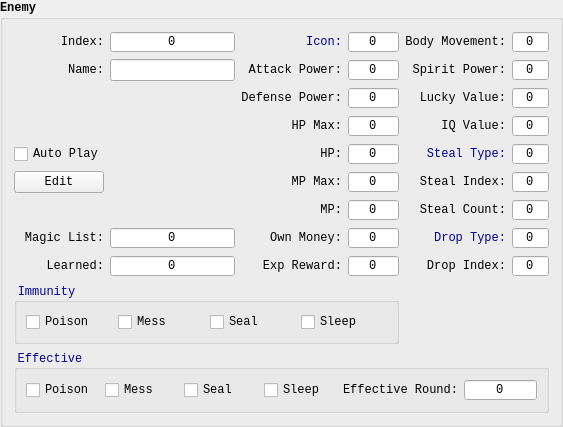
      <widget class="QGroupBox" name="enemyBox">
       <property name="font">
        <font>
         <family>Consolas</family>
         <pointsize>9</pointsize>
         <bold>true</bold>
        </font>
       </property>
       <property name="styleSheet">
        <string notr="true">#enemyBox {
	color: rgb(0, 0, 150);
	font-weight: bold;
}</string>
       </property>
       <property name="title">
        <string>Enemy</string>
       </property>
       <layout class="QGridLayout" name="enemyLayout">
        <item row="5" column="3">
         <widget class="QSpinBox" name="enemyMpMax">
          <property name="font">
           <font>
            <family>Consolas</family>
            <pointsize>9</pointsize>
            <bold>false</bold>
           </font>
          </property>
          <property name="alignment">
           <set>Qt::AlignCenter</set>
          </property>
          <property name="buttonSymbols">
           <enum>QAbstractSpinBox::NoButtons</enum>
          </property>
          <property name="maximum">
           <number>65535</number>
          </property>
         </widget>
        </item>
        <item row="2" column="3">
         <widget class="QSpinBox" name="enemyDefensePower">
          <property name="font">
           <font>
            <family>Consolas</family>
            <pointsize>9</pointsize>
            <bold>false</bold>
           </font>
          </property>
          <property name="alignment">
           <set>Qt::AlignCenter</set>
          </property>
          <property name="buttonSymbols">
           <enum>QAbstractSpinBox::NoButtons</enum>
          </property>
          <property name="maximum">
           <number>9999</number>
          </property>
         </widget>
        </item>
        <item row="0" column="3">
         <widget class="QSpinBox" name="enemyIcon">
          <property name="font">
           <font>
            <family>Consolas</family>
            <pointsize>9</pointsize>
            <bold>false</bold>
           </font>
          </property>
          <property name="alignment">
           <set>Qt::AlignCenter</set>
          </property>
          <property name="buttonSymbols">
           <enum>QAbstractSpinBox::NoButtons</enum>
          </property>
          <property name="maximum">
           <number>255</number>
          </property>
         </widget>
        </item>
        <item row="4" column="2">
         <widget class="QLabel" name="enemyHpLbl">
          <property name="font">
           <font>
            <family>Consolas</family>
            <pointsize>9</pointsize>
            <bold>false</bold>
           </font>
          </property>
          <property name="text">
           <string>HP:</string>
          </property>
          <property name="alignment">
           <set>Qt::AlignRight|Qt::AlignTrailing|Qt::AlignVCenter</set>
          </property>
         </widget>
        </item>
        <item row="6" column="3">
         <widget class="QSpinBox" name="enemyMp">
          <property name="font">
           <font>
            <family>Consolas</family>
            <pointsize>9</pointsize>
            <bold>false</bold>
           </font>
          </property>
          <property name="alignment">
           <set>Qt::AlignCenter</set>
          </property>
          <property name="buttonSymbols">
           <enum>QAbstractSpinBox::NoButtons</enum>
          </property>
          <property name="maximum">
           <number>65535</number>
          </property>
         </widget>
        </item>
        <item row="1" column="2">
         <widget class="QLabel" name="enemyAttackPowerLbl">
          <property name="font">
           <font>
            <family>Consolas</family>
            <pointsize>9</pointsize>
            <bold>false</bold>
           </font>
          </property>
          <property name="text">
           <string>Attack Power:</string>
          </property>
          <property name="alignment">
           <set>Qt::AlignRight|Qt::AlignTrailing|Qt::AlignVCenter</set>
          </property>
         </widget>
        </item>
        <item row="5" column="2">
         <widget class="QLabel" name="enemyMpMaxLbl">
          <property name="font">
           <font>
            <family>Consolas</family>
            <pointsize>9</pointsize>
            <bold>false</bold>
           </font>
          </property>
          <property name="text">
           <string>MP Max:</string>
          </property>
          <property name="alignment">
           <set>Qt::AlignRight|Qt::AlignTrailing|Qt::AlignVCenter</set>
          </property>
         </widget>
        </item>
        <item row="1" column="3">
         <widget class="QSpinBox" name="enemyAttackPower">
          <property name="font">
           <font>
            <family>Consolas</family>
            <pointsize>9</pointsize>
            <bold>false</bold>
           </font>
          </property>
          <property name="alignment">
           <set>Qt::AlignCenter</set>
          </property>
          <property name="buttonSymbols">
           <enum>QAbstractSpinBox::NoButtons</enum>
          </property>
          <property name="maximum">
           <number>9999</number>
          </property>
         </widget>
        </item>
        <item row="3" column="3">
         <widget class="QSpinBox" name="enemyHpMax">
          <property name="font">
           <font>
            <family>Consolas</family>
            <pointsize>9</pointsize>
            <bold>false</bold>
           </font>
          </property>
          <property name="alignment">
           <set>Qt::AlignCenter</set>
          </property>
          <property name="buttonSymbols">
           <enum>QAbstractSpinBox::NoButtons</enum>
          </property>
          <property name="maximum">
           <number>65535</number>
          </property>
         </widget>
        </item>
        <item row="3" column="2">
         <widget class="QLabel" name="enemyHpMaxLbl">
          <property name="font">
           <font>
            <family>Consolas</family>
            <pointsize>9</pointsize>
            <bold>false</bold>
           </font>
          </property>
          <property name="text">
           <string>HP Max:</string>
          </property>
          <property name="alignment">
           <set>Qt::AlignRight|Qt::AlignTrailing|Qt::AlignVCenter</set>
          </property>
         </widget>
        </item>
        <item row="10" column="0" colspan="6">
         <widget class="QGroupBox" name="enemyEffectiveBox">
          <property name="font">
           <font>
            <family>Consolas</family>
            <pointsize>9</pointsize>
            <bold>false</bold>
           </font>
          </property>
          <property name="styleSheet">
           <string notr="true">#enemyEffectiveBox {
	color: rgb(0, 0, 150);
}</string>
          </property>
          <property name="title">
           <string>Effective</string>
          </property>
          <layout class="QHBoxLayout" name="eEffectiveHorLayout">
           <item>
            <widget class="QCheckBox" name="eEffectivePoisonChk">
             <property name="font">
              <font>
               <family>Consolas</family>
               <pointsize>9</pointsize>
               <bold>false</bold>
              </font>
             </property>
             <property name="text">
              <string>Poison</string>
             </property>
            </widget>
           </item>
           <item>
            <widget class="QCheckBox" name="eEffectiveMessChk">
             <property name="font">
              <font>
               <family>Consolas</family>
               <pointsize>9</pointsize>
               <bold>false</bold>
              </font>
             </property>
             <property name="text">
              <string>Mess</string>
             </property>
            </widget>
           </item>
           <item>
            <widget class="QCheckBox" name="eEffectiveSealChk">
             <property name="font">
              <font>
               <family>Consolas</family>
               <pointsize>9</pointsize>
               <bold>false</bold>
              </font>
             </property>
             <property name="text">
              <string>Seal</string>
             </property>
            </widget>
           </item>
           <item>
            <widget class="QCheckBox" name="eEffectiveSleepChk">
             <property name="font">
              <font>
               <family>Consolas</family>
               <pointsize>9</pointsize>
               <bold>false</bold>
              </font>
             </property>
             <property name="text">
              <string>Sleep</string>
             </property>
            </widget>
           </item>
           <item>
            <widget class="QLabel" name="eEffectiveRoundLbl">
             <property name="font">
              <font>
               <family>Consolas</family>
               <pointsize>9</pointsize>
               <bold>false</bold>
              </font>
             </property>
             <property name="text">
              <string>Effective Round:</string>
             </property>
             <property name="alignment">
              <set>Qt::AlignRight|Qt::AlignTrailing|Qt::AlignVCenter</set>
             </property>
            </widget>
           </item>
           <item>
            <widget class="QSpinBox" name="eEffectiveRound">
             <property name="font">
              <font>
               <family>Consolas</family>
               <pointsize>9</pointsize>
               <bold>false</bold>
              </font>
             </property>
             <property name="alignment">
              <set>Qt::AlignCenter</set>
             </property>
             <property name="buttonSymbols">
              <enum>QAbstractSpinBox::NoButtons</enum>
             </property>
             <property name="maximum">
              <number>9</number>
             </property>
            </widget>
           </item>
          </layout>
         </widget>
        </item>
        <item row="0" column="2">
         <widget class="QLabel" name="enemyIconLbl">
          <property name="font">
           <font>
            <family>Consolas</family>
            <pointsize>9</pointsize>
            <bold>false</bold>
           </font>
          </property>
          <property name="styleSheet">
           <string notr="true">QLabel{ color: rgb(0, 0, 150); }</string>
          </property>
          <property name="text">
           <string>Icon:</string>
          </property>
          <property name="alignment">
           <set>Qt::AlignRight|Qt::AlignTrailing|Qt::AlignVCenter</set>
          </property>
         </widget>
        </item>
        <item row="1" column="1">
         <widget class="QLineEdit" name="enemyName">
          <property name="sizePolicy">
           <sizepolicy hsizetype="Minimum" vsizetype="Fixed">
            <horstretch>0</horstretch>
            <verstretch>0</verstretch>
           </sizepolicy>
          </property>
          <property name="font">
           <font>
            <family>Consolas</family>
            <pointsize>9</pointsize>
            <bold>false</bold>
           </font>
          </property>
          <property name="alignment">
           <set>Qt::AlignCenter</set>
          </property>
         </widget>
        </item>
        <item row="1" column="0">
         <widget class="QLabel" name="enemyNameLbl">
          <property name="font">
           <font>
            <family>Consolas</family>
            <pointsize>9</pointsize>
            <bold>false</bold>
           </font>
          </property>
          <property name="text">
           <string>Name:</string>
          </property>
          <property name="alignment">
           <set>Qt::AlignRight|Qt::AlignTrailing|Qt::AlignVCenter</set>
          </property>
         </widget>
        </item>
        <item row="2" column="2">
         <widget class="QLabel" name="enemyDefensePowerLbl">
          <property name="font">
           <font>
            <family>Consolas</family>
            <pointsize>9</pointsize>
            <bold>false</bold>
           </font>
          </property>
          <property name="text">
           <string>Defense Power:</string>
          </property>
          <property name="alignment">
           <set>Qt::AlignRight|Qt::AlignTrailing|Qt::AlignVCenter</set>
          </property>
         </widget>
        </item>
        <item row="9" column="0" colspan="4">
         <widget class="QGroupBox" name="enemyImmunityBox">
          <property name="font">
           <font>
            <family>Consolas</family>
            <pointsize>9</pointsize>
            <bold>false</bold>
           </font>
          </property>
          <property name="styleSheet">
           <string notr="true">#enemyImmunityBox {
	color: rgb(0, 0, 150);
}</string>
          </property>
          <property name="title">
           <string>Immunity</string>
          </property>
          <layout class="QHBoxLayout" name="eImmunityHorLayout">
           <item>
            <widget class="QCheckBox" name="eImmunityPoisonChk">
             <property name="font">
              <font>
               <family>Consolas</family>
               <pointsize>9</pointsize>
               <bold>false</bold>
              </font>
             </property>
             <property name="text">
              <string>Poison</string>
             </property>
            </widget>
           </item>
           <item>
            <widget class="QCheckBox" name="eImmunityMessChk">
             <property name="font">
              <font>
               <family>Consolas</family>
               <pointsize>9</pointsize>
               <bold>false</bold>
              </font>
             </property>
             <property name="text">
              <string>Mess</string>
             </property>
            </widget>
           </item>
           <item>
            <widget class="QCheckBox" name="eImmunitySealChk">
             <property name="font">
              <font>
               <family>Consolas</family>
               <pointsize>9</pointsize>
               <bold>false</bold>
              </font>
             </property>
             <property name="text">
              <string>Seal</string>
             </property>
            </widget>
           </item>
           <item>
            <widget class="QCheckBox" name="eImmunitySleepChk">
             <property name="font">
              <font>
               <family>Consolas</family>
               <pointsize>9</pointsize>
               <bold>false</bold>
              </font>
             </property>
             <property name="text">
              <string>Sleep</string>
             </property>
            </widget>
           </item>
          </layout>
         </widget>
        </item>
        <item row="6" column="2">
         <widget class="QLabel" name="enemyMpLbl">
          <property name="font">
           <font>
            <family>Consolas</family>
            <pointsize>9</pointsize>
            <bold>false</bold>
           </font>
          </property>
          <property name="text">
           <string>MP:</string>
          </property>
          <property name="alignment">
           <set>Qt::AlignRight|Qt::AlignTrailing|Qt::AlignVCenter</set>
          </property>
         </widget>
        </item>
        <item row="0" column="0">
         <widget class="QLabel" name="enemyIdxLbl">
          <property name="font">
           <font>
            <family>Consolas</family>
            <pointsize>9</pointsize>
            <bold>false</bold>
           </font>
          </property>
          <property name="text">
           <string>Index:</string>
          </property>
          <property name="alignment">
           <set>Qt::AlignRight|Qt::AlignTrailing|Qt::AlignVCenter</set>
          </property>
         </widget>
        </item>
        <item row="0" column="1">
         <widget class="QSpinBox" name="enemyIdx">
          <property name="font">
           <font>
            <family>Consolas</family>
            <pointsize>9</pointsize>
            <bold>false</bold>
           </font>
          </property>
          <property name="alignment">
           <set>Qt::AlignCenter</set>
          </property>
          <property name="buttonSymbols">
           <enum>QAbstractSpinBox::NoButtons</enum>
          </property>
          <property name="maximum">
           <number>255</number>
          </property>
         </widget>
        </item>
        <item row="4" column="3">
         <widget class="QSpinBox" name="enemyHp">
          <property name="font">
           <font>
            <family>Consolas</family>
            <pointsize>9</pointsize>
            <bold>false</bold>
           </font>
          </property>
          <property name="alignment">
           <set>Qt::AlignCenter</set>
          </property>
          <property name="buttonSymbols">
           <enum>QAbstractSpinBox::NoButtons</enum>
          </property>
          <property name="maximum">
           <number>65535</number>
          </property>
         </widget>
        </item>
        <item row="2" column="1" rowspan="4">
         <widget class="IconView" name="enemyIconView" native="true">
          <property name="minimumSize">
           <size>
            <width>100</width>
            <height>100</height>
           </size>
          </property>
          <property name="maximumSize">
           <size>
            <width>100</width>
            <height>100</height>
           </size>
          </property>
          <property name="font">
           <font>
            <family>Consolas</family>
            <bold>false</bold>
           </font>
          </property>
         </widget>
        </item>
        <item row="7" column="2">
         <widget class="QLabel" name="enemyOwnMoneyLbl">
          <property name="font">
           <font>
            <family>Consolas</family>
            <pointsize>9</pointsize>
            <bold>false</bold>
           </font>
          </property>
          <property name="text">
           <string>Own Money:</string>
          </property>
          <property name="alignment">
           <set>Qt::AlignRight|Qt::AlignTrailing|Qt::AlignVCenter</set>
          </property>
         </widget>
        </item>
        <item row="7" column="3">
         <widget class="QSpinBox" name="enemyOwnMoney">
          <property name="font">
           <font>
            <family>Consolas</family>
            <pointsize>9</pointsize>
            <bold>false</bold>
           </font>
          </property>
          <property name="alignment">
           <set>Qt::AlignCenter</set>
          </property>
          <property name="buttonSymbols">
           <enum>QAbstractSpinBox::NoButtons</enum>
          </property>
          <property name="maximum">
           <number>65535</number>
          </property>
         </widget>
        </item>
        <item row="8" column="2">
         <widget class="QLabel" name="enemyExpRewareLbl">
          <property name="font">
           <font>
            <family>Consolas</family>
            <pointsize>9</pointsize>
            <bold>false</bold>
           </font>
          </property>
          <property name="text">
           <string>Exp Reward:</string>
          </property>
          <property name="alignment">
           <set>Qt::AlignRight|Qt::AlignTrailing|Qt::AlignVCenter</set>
          </property>
         </widget>
        </item>
        <item row="8" column="3">
         <widget class="QSpinBox" name="enemyExpReward">
          <property name="font">
           <font>
            <family>Consolas</family>
            <pointsize>9</pointsize>
            <bold>false</bold>
           </font>
          </property>
          <property name="alignment">
           <set>Qt::AlignCenter</set>
          </property>
          <property name="buttonSymbols">
           <enum>QAbstractSpinBox::NoButtons</enum>
          </property>
          <property name="maximum">
           <number>65535</number>
          </property>
         </widget>
        </item>
        <item row="7" column="0">
         <widget class="QLabel" name="enemyMagicListLbl">
          <property name="font">
           <font>
            <family>Consolas</family>
            <pointsize>9</pointsize>
            <bold>false</bold>
           </font>
          </property>
          <property name="text">
           <string>Magic List:</string>
          </property>
          <property name="alignment">
           <set>Qt::AlignRight|Qt::AlignTrailing|Qt::AlignVCenter</set>
          </property>
         </widget>
        </item>
        <item row="7" column="1">
         <widget class="QSpinBox" name="enemyMagicList">
          <property name="font">
           <font>
            <family>Consolas</family>
            <pointsize>9</pointsize>
            <bold>false</bold>
           </font>
          </property>
          <property name="alignment">
           <set>Qt::AlignCenter</set>
          </property>
          <property name="buttonSymbols">
           <enum>QAbstractSpinBox::NoButtons</enum>
          </property>
         </widget>
        </item>
        <item row="8" column="0">
         <widget class="QLabel" name="enemyLearnedLbl">
          <property name="font">
           <font>
            <family>Consolas</family>
            <pointsize>9</pointsize>
            <bold>false</bold>
           </font>
          </property>
          <property name="text">
           <string>Learned:</string>
          </property>
          <property name="alignment">
           <set>Qt::AlignRight|Qt::AlignTrailing|Qt::AlignVCenter</set>
          </property>
         </widget>
        </item>
        <item row="8" column="1">
         <widget class="QSpinBox" name="enemyLearned">
          <property name="font">
           <font>
            <family>Consolas</family>
            <pointsize>9</pointsize>
            <bold>false</bold>
           </font>
          </property>
          <property name="alignment">
           <set>Qt::AlignCenter</set>
          </property>
          <property name="buttonSymbols">
           <enum>QAbstractSpinBox::NoButtons</enum>
          </property>
         </widget>
        </item>
        <item row="0" column="4">
         <widget class="QLabel" name="enemyBodyMovementLbl">
          <property name="font">
           <font>
            <family>Consolas</family>
            <pointsize>9</pointsize>
            <bold>false</bold>
           </font>
          </property>
          <property name="text">
           <string>Body Movement:</string>
          </property>
          <property name="alignment">
           <set>Qt::AlignRight|Qt::AlignTrailing|Qt::AlignVCenter</set>
          </property>
         </widget>
        </item>
        <item row="1" column="4">
         <widget class="QLabel" name="enemySpiritPowerLbl">
          <property name="font">
           <font>
            <family>Consolas</family>
            <pointsize>9</pointsize>
            <bold>false</bold>
           </font>
          </property>
          <property name="text">
           <string>Spirit Power:</string>
          </property>
          <property name="alignment">
           <set>Qt::AlignRight|Qt::AlignTrailing|Qt::AlignVCenter</set>
          </property>
         </widget>
        </item>
        <item row="0" column="5">
         <widget class="QSpinBox" name="enemyBodyMovement">
          <property name="font">
           <font>
            <family>Consolas</family>
            <pointsize>9</pointsize>
            <bold>false</bold>
           </font>
          </property>
          <property name="alignment">
           <set>Qt::AlignCenter</set>
          </property>
          <property name="buttonSymbols">
           <enum>QAbstractSpinBox::NoButtons</enum>
          </property>
          <property name="maximum">
           <number>255</number>
          </property>
         </widget>
        </item>
        <item row="1" column="5">
         <widget class="QSpinBox" name="enemySpiritPower">
          <property name="font">
           <font>
            <family>Consolas</family>
            <pointsize>9</pointsize>
            <bold>false</bold>
           </font>
          </property>
          <property name="alignment">
           <set>Qt::AlignCenter</set>
          </property>
          <property name="buttonSymbols">
           <enum>QAbstractSpinBox::NoButtons</enum>
          </property>
          <property name="maximum">
           <number>255</number>
          </property>
         </widget>
        </item>
        <item row="2" column="4">
         <widget class="QLabel" name="enemyLuckyValueLbl">
          <property name="font">
           <font>
            <family>Consolas</family>
            <pointsize>9</pointsize>
            <bold>false</bold>
           </font>
          </property>
          <property name="text">
           <string>Lucky Value:</string>
          </property>
          <property name="alignment">
           <set>Qt::AlignRight|Qt::AlignTrailing|Qt::AlignVCenter</set>
          </property>
         </widget>
        </item>
        <item row="2" column="5">
         <widget class="QSpinBox" name="enemyLuckyValue">
          <property name="font">
           <font>
            <family>Consolas</family>
            <pointsize>9</pointsize>
            <bold>false</bold>
           </font>
          </property>
          <property name="alignment">
           <set>Qt::AlignCenter</set>
          </property>
          <property name="buttonSymbols">
           <enum>QAbstractSpinBox::NoButtons</enum>
          </property>
          <property name="maximum">
           <number>255</number>
          </property>
         </widget>
        </item>
        <item row="3" column="4">
         <widget class="QLabel" name="enemyIQValueLbl">
          <property name="font">
           <font>
            <family>Consolas</family>
            <pointsize>9</pointsize>
            <bold>false</bold>
           </font>
          </property>
          <property name="text">
           <string>IQ Value:</string>
          </property>
          <property name="alignment">
           <set>Qt::AlignRight|Qt::AlignTrailing|Qt::AlignVCenter</set>
          </property>
         </widget>
        </item>
        <item row="3" column="5">
         <widget class="QSpinBox" name="enemyIQValue">
          <property name="font">
           <font>
            <family>Consolas</family>
            <pointsize>9</pointsize>
            <bold>false</bold>
           </font>
          </property>
          <property name="alignment">
           <set>Qt::AlignCenter</set>
          </property>
          <property name="buttonSymbols">
           <enum>QAbstractSpinBox::NoButtons</enum>
          </property>
          <property name="maximum">
           <number>255</number>
          </property>
         </widget>
        </item>
        <item row="4" column="4">
         <widget class="QLabel" name="enemyStealTypeLbl">
          <property name="font">
           <font>
            <family>Consolas</family>
            <pointsize>9</pointsize>
            <bold>false</bold>
           </font>
          </property>
          <property name="styleSheet">
           <string notr="true">QLabel{ color: rgb(0, 0, 150); }</string>
          </property>
          <property name="text">
           <string>Steal Type:</string>
          </property>
          <property name="alignment">
           <set>Qt::AlignRight|Qt::AlignTrailing|Qt::AlignVCenter</set>
          </property>
         </widget>
        </item>
        <item row="4" column="5">
         <widget class="QSpinBox" name="enemyStealType">
          <property name="font">
           <font>
            <family>Consolas</family>
            <pointsize>9</pointsize>
            <bold>false</bold>
           </font>
          </property>
          <property name="alignment">
           <set>Qt::AlignCenter</set>
          </property>
          <property name="buttonSymbols">
           <enum>QAbstractSpinBox::NoButtons</enum>
          </property>
         </widget>
        </item>
        <item row="5" column="4">
         <widget class="QLabel" name="enemyStealIndexLbl">
          <property name="font">
           <font>
            <family>Consolas</family>
            <pointsize>9</pointsize>
            <bold>false</bold>
           </font>
          </property>
          <property name="text">
           <string>Steal Index:</string>
          </property>
          <property name="alignment">
           <set>Qt::AlignRight|Qt::AlignTrailing|Qt::AlignVCenter</set>
          </property>
         </widget>
        </item>
        <item row="5" column="5">
         <widget class="QSpinBox" name="enemyStealIndex">
          <property name="font">
           <font>
            <family>Consolas</family>
            <pointsize>9</pointsize>
            <bold>false</bold>
           </font>
          </property>
          <property name="alignment">
           <set>Qt::AlignCenter</set>
          </property>
          <property name="buttonSymbols">
           <enum>QAbstractSpinBox::NoButtons</enum>
          </property>
         </widget>
        </item>
        <item row="6" column="4">
         <widget class="QLabel" name="enemyStealCountLbl">
          <property name="font">
           <font>
            <family>Consolas</family>
            <pointsize>9</pointsize>
            <bold>false</bold>
           </font>
          </property>
          <property name="text">
           <string>Steal Count:</string>
          </property>
          <property name="alignment">
           <set>Qt::AlignRight|Qt::AlignTrailing|Qt::AlignVCenter</set>
          </property>
         </widget>
        </item>
        <item row="6" column="5">
         <widget class="QSpinBox" name="enemyStealCount">
          <property name="font">
           <font>
            <family>Consolas</family>
            <pointsize>9</pointsize>
            <bold>false</bold>
           </font>
          </property>
          <property name="alignment">
           <set>Qt::AlignCenter</set>
          </property>
          <property name="buttonSymbols">
           <enum>QAbstractSpinBox::NoButtons</enum>
          </property>
         </widget>
        </item>
        <item row="7" column="4">
         <widget class="QLabel" name="enemyDropTypeLbl">
          <property name="font">
           <font>
            <family>Consolas</family>
            <pointsize>9</pointsize>
            <bold>false</bold>
           </font>
          </property>
          <property name="styleSheet">
           <string notr="true">QLabel{ color: rgb(0, 0, 150); }</string>
          </property>
          <property name="text">
           <string>Drop Type:</string>
          </property>
          <property name="alignment">
           <set>Qt::AlignRight|Qt::AlignTrailing|Qt::AlignVCenter</set>
          </property>
         </widget>
        </item>
        <item row="8" column="4">
         <widget class="QLabel" name="enemyDropIndexLbl">
          <property name="font">
           <font>
            <family>Consolas</family>
            <pointsize>9</pointsize>
            <bold>false</bold>
           </font>
          </property>
          <property name="text">
           <string>Drop Index:</string>
          </property>
          <property name="alignment">
           <set>Qt::AlignRight|Qt::AlignTrailing|Qt::AlignVCenter</set>
          </property>
         </widget>
        </item>
        <item row="7" column="5">
         <widget class="QSpinBox" name="enemyDropType">
          <property name="font">
           <font>
            <family>Consolas</family>
            <pointsize>9</pointsize>
            <bold>false</bold>
           </font>
          </property>
          <property name="alignment">
           <set>Qt::AlignCenter</set>
          </property>
          <property name="buttonSymbols">
           <enum>QAbstractSpinBox::NoButtons</enum>
          </property>
         </widget>
        </item>
        <item row="8" column="5">
         <widget class="QSpinBox" name="enemyDropIndex">
          <property name="font">
           <font>
            <family>Consolas</family>
            <pointsize>9</pointsize>
            <bold>false</bold>
           </font>
          </property>
          <property name="alignment">
           <set>Qt::AlignCenter</set>
          </property>
          <property name="buttonSymbols">
           <enum>QAbstractSpinBox::NoButtons</enum>
          </property>
         </widget>
        </item>
        <item row="5" column="0">
         <widget class="QPushButton" name="editEnemyIcon">
          <property name="sizePolicy">
           <sizepolicy hsizetype="Minimum" vsizetype="Minimum">
            <horstretch>0</horstretch>
            <verstretch>0</verstretch>
           </sizepolicy>
          </property>
          <property name="font">
           <font>
            <family>Consolas</family>
            <pointsize>9</pointsize>
            <bold>false</bold>
           </font>
          </property>
          <property name="text">
           <string>Edit</string>
          </property>
         </widget>
        </item>
        <item row="4" column="0">
         <widget class="QCheckBox" name="enemyAutoPlayChk">
          <property name="font">
           <font>
            <family>Consolas</family>
            <pointsize>9</pointsize>
            <bold>false</bold>
           </font>
          </property>
          <property name="text">
           <string>Auto Play</string>
          </property>
         </widget>
        </item>
       </layout>
      </widget>
